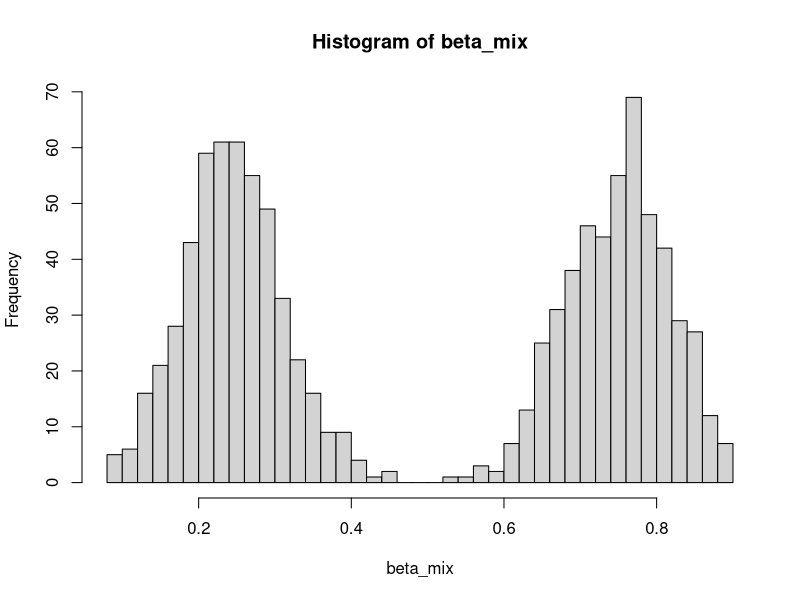

This chart was generated by the following R code: (Note: this script raises an error after producing the figure.)
## ---- chunk 1
knitr::opts_chunk$set(echo = TRUE)
## ---- chunk 2

# generate the uniform probabilities
p_unif <- sort(runif(1000, min = 0, max = 1))

# budget is allowed budget, method is the type of shifting
# allowed method types: 
  # shifting as many people to 1 as much as the budget allows
  # shifting everyone an equal amount
  # shifting a section of people in the middle to a certain threshold...?
shift_probs <- function(probs, budget, method) {
  
  if (method == "max") {
    
    i = length(probs);
    while (budget >= (1 - probs[i])^2) {
      budget = budget - (1 - probs[i])^2
      probs[i] = 1
      i = i - 1
    }
    
  } else if (method == "uniform") {
    n <- length(probs)
    add_prob <- sqrt(budget / n)
    
    probs = pmin(probs + add_prob, 1)
  }
  
  return(probs)
}

## ---- chunk 3

beta_mix <- c(rbeta(500, 10, 30), 1 - rbeta(500, 10, 30))
hist(beta_mix, breaks = 50)

# cost function: x(y - x)^2, x|y - x|, ((x - 0.5)(y - x))^2, |x - 0.5|(y - x)^2

shift_probs <- function(probs, budget, method) {
  
  probs <- sort(probs)
  
  i = length(probs)
  while (budget > ((probs[i])(1 - probs[i]))^2) {
    budget = budget - ((probs[i])(1 - probs[i]))^2
    probs[i] = 1
    i = i - 1
  }
  
  return(probs)
}

## ---- chunk 4

shift_probs_max <- function(probs, budget, method) {
  
  probs <- sort(probs)
  
  i = length(probs)
  while (budget > ((probs[i])(1 - probs[i]))^2) {
    budget = budget - ((probs[i])(1 - probs[i]))^2
    probs[i] = 1
    i = i - 1
  }
  
  return(probs)
}

shift_probs_mid <- function(probs, budget, threshold) {
  
  probs <- sort(probs)
  
  i = floor(length(probs) / 2)
  while (budget > ((probs[i])(1 - probs[i]))^2) {
    budget = budget - ((probs[i])(1 - probs[i]))^2
    probs[i] = 1
    i = i - 1
  }
  
  return(probs)
}



## ---- chunk 5

shift_probs_thresh <- function(probs, budget, threshold) {
  
  probs <- sort(probs)
  
  i = length(probs)
  
  for (j in 1:length(probs)) {
    if (probs[j] > threshold) {
      i = j - 1
      break
    }
  }
  
  while (budget > ((probs[i]) * (threshold - probs[i]))^2) {
    budget <- budget - ((probs[i]) * (threshold - probs[i]))^2
    probs[i] = threshold
    i = i - 1
    if (i == 0) {
      break
    }
  }
  
  return(probs)
}

probs <- shift_probs_thresh(data, 10, 1)

optimize <- seq(0.1, 1, 0.01)
vals <- rep(0, length(optimize))

for (i in 1:length(optimize)) {
  data <- runif(1000, min = 0, max = 1)
  
  probs_i <- shift_probs_thresh(data, 10, optimize[i])
  vals[i] <- sum(probs_i)
}

plot(cbind(optimize, vals))
